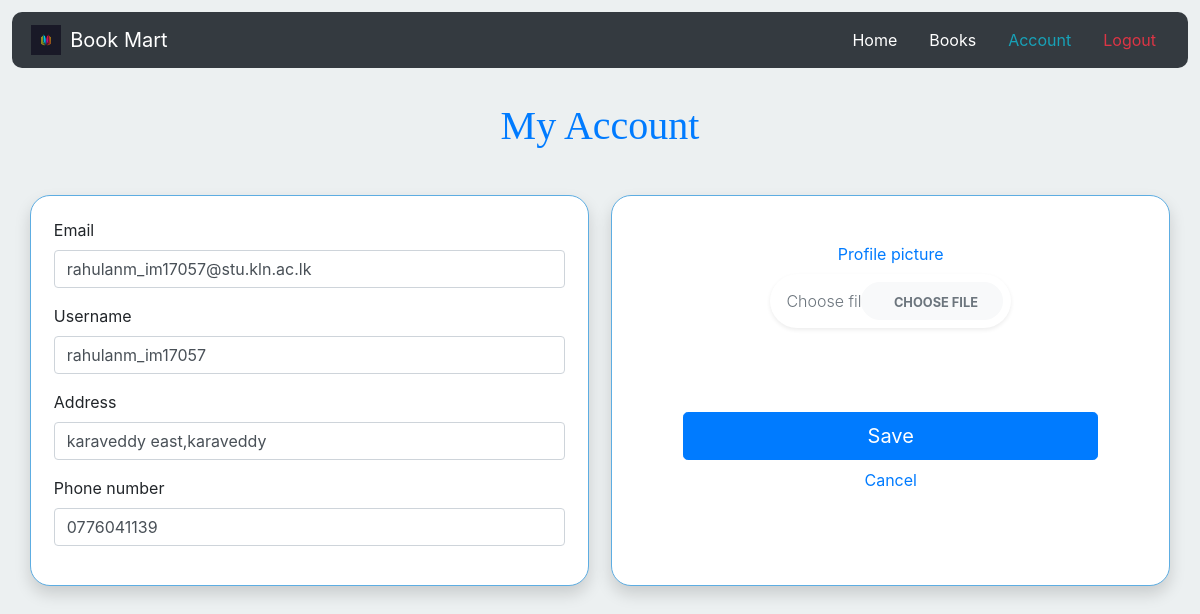
Page /account.php?user_id=1 on the committed database.
### tables this page shows
CREATE TABLE `user` (
  `user_id` int(10) UNSIGNED NOT NULL,
  `username` varchar(250) NOT NULL,
  `email` varchar(250) NOT NULL,
  `password` varchar(200) NOT NULL,
  `phone` varchar(15) NOT NULL,
  `address` varchar(300) NOT NULL,
  `picture` varchar(250) NOT NULL,
  `reg_time` timestamp NOT NULL DEFAULT current_timestamp()
);

### account.php (the view, shortened to what this page needs)
<?php
require_once "configure.php";
$email = $username = $address = $phone = $picture = "";
$email_err =$username_err =$address_err = $phone_err = $picture_msg = "";
if(isset($_POST["submit"]) && !empty($_POST["user_id"]))
{
  $user_id=$_POST['user_id'];
  if(empty(trim($_POST["email"]))){
    $email_err = "Please enter a email.";
  } else{
    $email = trim($_POST["email"]);
  }
   if(empty(trim($_POST["username"]))){
    $username_err = "Please enter a username.";
  } else{
      $username = trim($_POST["username"]);
  }
  if(empty(trim($_POST["address"]))){
      $address_err = "Please enter a address.";
  } else{
      $address = trim($_POST["address"]);
  }
  if(empty(trim($_POST["phone"]))){
      $phone_err = "Please enter a phone number.";
  } else{
      $phone = trim($_POST["phone"]);
  }
  if(isset($_POST['submit']) && isset($_FILES["image"]) )
  {
    $picture=$_FILES['image']['name'];
    $temfile=$_FILES['image']['tmp_name'];
    $target="uploadedimages/".basename($_FILES['image']['name']);
    if(move_uploaded_file($_FILES['image']['tmp_name'],$target)){
        $msg= "Success";
    }else{
        $msg="ERROR";
    }
  } else{
      echo "Error";
  }
  if(empty($email_err) && empty($username_err) && empty($address_err) && empty($phone_err) ){
    $sql="UPDATE user SET username=?, email=?,phone=?,address=?,picture=? WHERE user_id=?";
    if($stmt = mysqli_prepare($con, $sql)){
      mysqli_stmt_bind_param($stmt, "sssssi", $param_username,	$param_email, $param_phone,	$param_address, $param_picture, $param_user_id);
      $param_username = $username;
      $param_email=$email;
      $param_phone=$phone;
      $param_address=$address;
      $param_picture =  $picture;
      $param_user_id = $user_id;
      if(mysqli_stmt_execute($stmt)){
          header("location: home.php?user_id=".$user_id);
          exit();
      } else{
          echo "Something went wrong. Please try again later.";
      }
    mysqli_stmt_close($stmt);
  }
  mysqli_stmt_close($stmt);
  }
}
else
{
    $user_id = trim($_GET["user_id"]);
    $sql="SELECT user_id,username,email,phone,address,picture FROM user WHERE user_id=?";
    if($stmt=mysqli_prepare($con,$sql))
    {
			mysqli_stmt_bind_param($stmt,'i',$user_id);
			mysqli_stmt_execute($stmt);
			$result=mysqli_stmt_get_result($stmt);
			if(mysqli_num_rows($result)==1){
				$row=mysqli_fetch_array($result,MYSQLI_ASSOC);
				$user_id=$row['user_id'];
				$email=$row['email'];
				$username=$row['username'];
				$phone=$row['phone'];
				$address=$row['address'];
			}
    }
    else
    {
      header("location: error.php");
      exit();
    }
}
?>
<!DOCTYPE html>
<html lang="en">
<head>
<link rel="stylesheet" href="https://cdnjs.cloudflare.com/ajax/libs/twitter-bootstrap/4.5.0/css/bootstrap.min.css">
<link rel="stylesheet" href="https://cdnjs.cloudflare.com/ajax/libs/font-awesome/5.13.1/css/all.min.css">
<link rel="stylesheet" href="css/style_u.css">
</head>
<body>
     <nav class="navbar navbar-dark bg-dark ">
        <a class="navbar-brand" href="#">
          <img id="logo" src="Image/logo.png" width="30" height="30" class="d-inline-block align-top" alt="">
          Book Mart
        </a>
        <ul class="nav justify-content-end">
          <li class="nav-item">
            <a class="nav-link text-white" href="<?php echo "home.php?user_id=".$user_id?>">Home</a>
          </li>
          <li class="nav-item">
              <?php $user_id=$_GET['user_id'];
                echo "<a class='nav-link text-white'  href='library_cus.php?user_id=".$user_id."'>Books</a>"
              ?>
          </li>
          <li class="nav-item">
            <a class="nav-link text-info" href="">Account</a>
          </li>
          <li class="nav-item">
            <a class="nav-link text-danger" href="logout.php">Logout</a>
          </li>
        </ul>
      </nav>
      <div class="d-flex justify-content-around">
        <div class="container">
          <h1 class="head text-center text-primary">My Account</h1>
          <div class="row">
            <div class="col shadow  bg-white" id="left">
            <form action="<?php echo htmlspecialchars(basename($_SERVER['REQUEST_URI'])); ?>" method="POST" enctype="multipart/form-data">
                <label>Email</label>
                <div class="form-group">
                  <input type="text" name="email" class="form-control" id="formGroupExampleInput" value="<?php echo $email;  ?>">
                </div>
                <label>Username</label>
                <div class="form-group">
                  <input type="text" name="username" class="form-control" id="formGroupExampleInput2" value="<?php echo $username; ?>">
                </div>
                <label>Address</label>
                <div class="form-group">
                  <input type="text" name="address" class="form-control" id="formGroupExampleInput2" value="<?php echo $address; ?>">
                </div>
                <label>Phone number</label>
                <div class="form-group">
                  <input type="text" name="phone" class="form-control" id="formGroupExampleInput2" value="<?php echo $phone; ?>">
                </div>
            </div>
            <div class="col shadow bg-white" id="right">
              <div class="row py-4">
                <div class="col-lg-6 mx-auto">
                  <div class="text-center text-primary"><label class="text-center">Profile picture</label></div>
                    <div class="input-group mb-3 px-2 py-2 rounded-pill bg-white shadow-sm">
                        <label id="upload-label" for="upload" class="font-weight-light text-muted">Choose file</label>
                        <div class="input-group-append">
                            <label for="upload" class="btn btn-light m-0 rounded-pill px-4"> <i class="fa fa-cloud-upload mr-2 text-muted"></i><small class="text-uppercase font-weight-bold text-muted">Choose file</small></label>
                        </div>
                    </div>
                    <div class="image-area mt-4"><img id="imageResult" src="#" alt="" class="img-fluid rounded shadow-sm mx-auto d-block"></div>
                </div>
            </div>
            <div class="text-center mx-5">
              <Input type="submit" name="submit" class="btn btn-primary btn-lg mb-2 btn-block" value="Save">
            </div>
            <div class="text-center"><a id="cancel" href="<?php echo "home.php?user_id=".$user_id?>">Cancel</a></div>
            </div>
          </div>
</body>
</html>

### css/style_u.css (style rules this page uses)
body { margin: 0%; padding: 0%; box-sizing: border-box; background-color: #ECF0F1; }
body, html { height: 100%; }
.navbar { margin: 1%; border-radius: 10px; }
#logo { margin-left: 2%; margin-right: 3%; }
#left { border: 1px solid #5DADE2; padding: 2%; border-radius: 20px; margin-right: 1%; background-color: #5D6D7E; }
.head { position: relative; margin: 2% 0 4%; font-family: 'Bebas Neue', cursive; color: #1C2833; }
.container { position:absolute; }
#right { border: 1px solid #5DADE2; padding: 2%; border-radius: 20px; margin-left: 1%; background-color: #5D6D7E; }
#upload-label { position: absolute; top: 50%; left: 1rem; transform: translateY(-50%); }
.image-area { border: 2px dashed rgba(255, 255, 255, 0.7); padding: 1rem; position: relative; }
.image-area::before { content: 'Uploaded image result'; color: #fff; font-weight: bold; text-transform: uppercase; position: absolute; top: 50%; left: 50%; transform: translate(-50%, -50%); font-size: 0.8rem; z-index: 1; }

### rows in the picture
user: email "rahulanm_im17057@stu.kln.ac.lk", username "rahulanm_im17057", address "karaveddy east,karaveddy", phone "0776041139"
